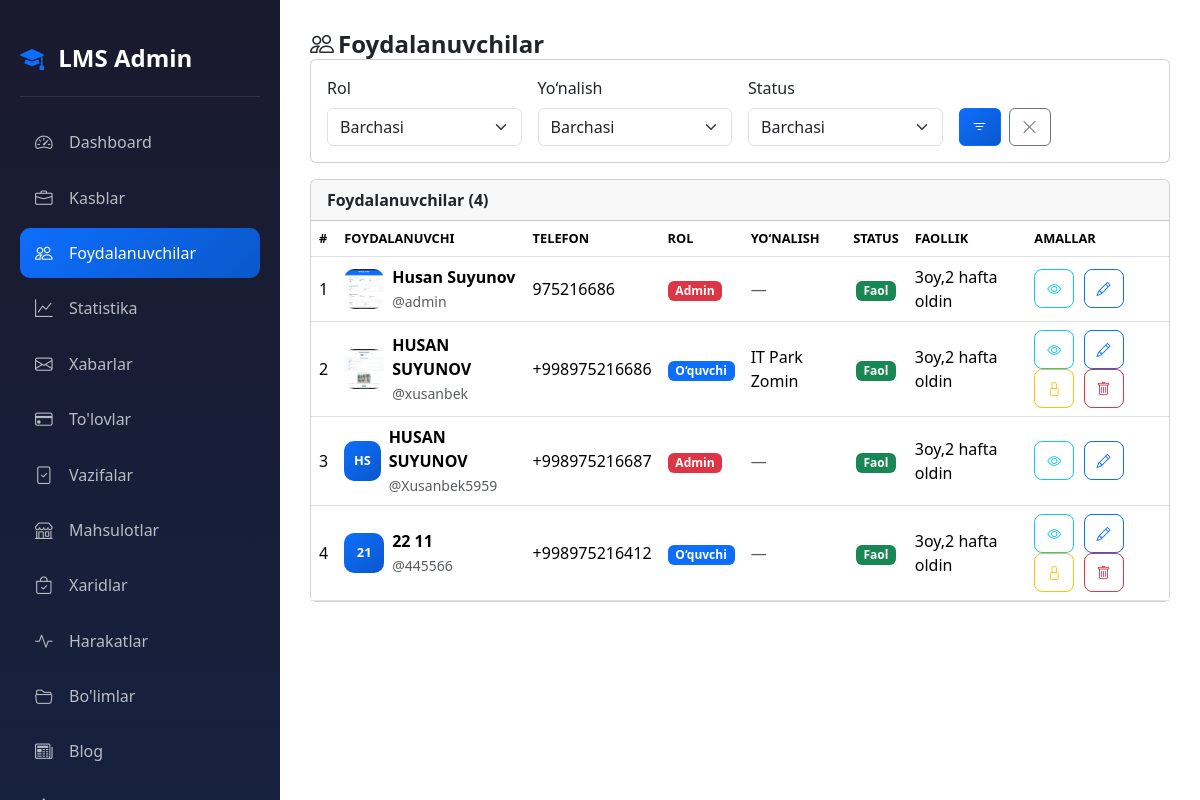
The app's page /dashboard/users/ (signed in) with its own data.
### accounts/models.py (models this page shows, shortened)
class CustomUser(AbstractUser):
    ROLE_CHOICES = (
        ('admin', 'Admin'),
        ('teacher', 'O\'qituvchi'),
        ('student', 'O\'quvchi'),
    )
    first_name = models.CharField(max_length=100, verbose_name="Ism")
    last_name = models.CharField(max_length=100, verbose_name="Familiya")
    phone = models.CharField(max_length=20, unique=True, verbose_name="Telefon raqam")
    role = models.CharField(max_length=20, choices=ROLE_CHOICES, default='student', verbose_name="Rol")
    photo = models.ImageField(upload_to='profiles/', blank=True, null=True, verbose_name="Profil rasmi")
    profession = models.ForeignKey(Profession, on_delete=models.SET_NULL, null=True, blank=True, related_name='students', verbose_name="Yo'nalish")
    is_blocked = models.BooleanField(default=False, verbose_name="Bloklangan")
    last_activity = models.DateTimeField(null=True, blank=True, verbose_name="Oxirgi faollik")
    bio = models.TextField(blank=True, null=True, verbose_name="O'zi haqida")
    coins = models.IntegerField(default=0, verbose_name="Coinlar")
    total_online_time = models.IntegerField(default=0, verbose_name="Jami online vaqt (daqiqa)")
    address = models.CharField(max_length=300, blank=True, null=True, verbose_name="Yashash manzili")
    birth_date = models.DateField(null=True, blank=True, verbose_name="Tug'ilgan kuni")
    id_card = models.FileField(upload_to='documents/id_cards/', blank=True, null=True, verbose_name="ID karta/Pasport")
    birth_certificate = models.FileField(upload_to='documents/birth_certificates/', blank=True, null=True, verbose_name="Tug'ilganlik haqida guvohnoma")
    @property
    def is_admin(self):
        return self.role == 'admin'
    @property
    def is_online(self):
        if self.last_activity:
            now = timezone.now()
            diff = now - self.last_activity
            return diff.total_seconds() < 300
        return False
    @property
    def full_name(self):
        return f"{self.first_name} {self.last_name}"
    def get_initials(self):
        first = self.first_name[0] if self.first_name else ''
        last = self.last_name[0] if self.last_name else ''
        return f"{first}{last}".upper()
    class Meta:
        verbose_name = "Foydalanuvchi"
        verbose_name_plural = "Foydalanuvchilar"

class Profession(models.Model):
    name = models.CharField(max_length=200, verbose_name="Kasb nomi")
    photo = models.ImageField(upload_to='professions/', verbose_name="Rasm")
    description = models.TextField(verbose_name="Kasb haqida")
    created_at = models.DateTimeField(auto_now_add=True)
    class Meta:
        verbose_name = "Kasb"
        verbose_name_plural = "Kasblar"
        ordering = ['-created_at']

### accounts/views.py (the view)
# urls.py: path('dashboard/users/', views.admin_users, name='admin_users'),
@login_required
def admin_users(request):
    if not request.user.is_admin:
        return redirect('home')
    role_filter = request.GET.get('role', '')
    profession_filter = request.GET.get('profession', '')
    status_filter = request.GET.get('status', '')
    users = CustomUser.objects.all()
    if role_filter:
        users = users.filter(role=role_filter)
    if profession_filter:
        users = users.filter(profession_id=profession_filter)
    if status_filter == 'blocked':
        users = users.filter(is_blocked=True)
    elif status_filter == 'active':
        users = users.filter(is_blocked=False)
    professions = Profession.objects.all()
    return render(request, 'accounts/admin/users.html', {
        'users': users,
        'professions': professions,
        'role_filter': role_filter,
        'profession_filter': profession_filter,
        'status_filter': status_filter,
    })

### accounts/management/commands/check_birthdays.py (called while the page is built, shortened)
    def handle(self, *args, **kwargs):
        today = timezone.now().date()
        users = CustomUser.objects.filter(birth_date__day=today.day, birth_date__month=today.month)
        if not users.exists():
            self.stdout.write(self.style.SUCCESS('No birthdays today.'))
            return

### accounts/templates/accounts/admin/users.html (shortened to what this page needs)
{% extends 'accounts/admin/base_admin.html' %}
{% block admin_content %}
<div class="admin-ios">
<h1 class="page-title">
    <i class="bi bi-people me-1"></i>Foydalanuvchilar
</h1>
<div class="card mb-3">
    <div class="card-body">
        <form method="GET" class="row g-3">
            <div class="col-md-3">
                <label class="form-label">Rol</label>
                <select name="role" class="form-select">
                    <option value="">Barchasi</option>
                </select>
            </div>
            <div class="col-md-3">
                <label class="form-label">Yo‘nalish</label>
                <select name="profession" class="form-select">
                    <option value="">Barchasi</option>
                </select>
            </div>
            <div class="col-md-3">
                <label class="form-label">Status</label>
                <select name="status" class="form-select">
                    <option value="">Barchasi</option>
                </select>
            </div>
            <div class="col-md-3 d-flex align-items-end gap-2">
                <button type="submit" class="btn btn-primary">
                    <i class="bi bi-filter"></i>
                </button>
                <a href="{% url 'admin_users' %}" class="btn btn-outline-secondary">
                    <i class="bi bi-x-lg"></i>
                </a>
            </div>
        </form>
    </div>
</div>
<div class="card">
    <div class="card-header">
        Foydalanuvchilar ({{ users.count }})
    </div>
    <div class="card-body p-0">
    {% if users %}
    <div class="table-responsive">
        <table class="table mb-0">
            <thead>
                <tr>
                    <th>#</th>
                    <th>Foydalanuvchi</th>
                    <th>Telefon</th>
                    <th>Rol</th>
                    <th>Yo‘nalish</th>
                    <th class="text-center">Status</th>
                    <th>Faollik</th>
                    <th>Amallar</th>
                </tr>
            </thead>
            <tbody>
            {% for u in users %}
            <tr>
                <td data-label="#"> {{ forloop.counter }} </td>
                <td data-label="Foydalanuvchi">
                    <div class="d-flex align-items-center gap-2">
                        {% if u.photo %}
                        <img src="{{ u.photo.url }}" class="user-avatar-sm">
                        {% else %}
                        <div class="user-avatar-placeholder">{{ u.get_initials }}</div>
                        {% endif %}
                        <div>
                            <strong>{{ u.full_name }}</strong>
                            <br><small class="text-muted">@{{ u.username }}</small>
                        </div>
                    </div>
                </td>
                <td data-label="Telefon">{{ u.phone }}</td>
                <td data-label="Rol">
                    <span class="badge
                        {% if u.role == 'admin' %}bg-danger
                        {% elif u.role == 'teacher' %}bg-success
                        {% else %}bg-primary{% endif %}">
                        {% if u.role == 'admin' %}Admin{% elif u.role == 'teacher' %}O‘qituvchi{% else %}O‘quvchi{% endif %}
                    </span>
                </td>
                <td data-label="Yo‘nalish">
                    {% if u.profession %}{{ u.profession.name }}{% else %}<span class="text-muted">—</span>{% endif %}
                </td>
                <td data-label="Status" class="text-center">
                    {% if u.is_blocked %}
                    <span class="badge bg-danger">Bloklangan</span>
                    {% else %}
                    <span class="badge bg-success">Faol</span>
                    {% endif %}
                </td>
                <td data-label="Faollik">
                    {% if u.last_activity %}
                        {{ u.last_activity|timesince }} oldin
                    {% else %}
                        <span class="text-muted">—</span>
                    {% endif %}
                </td>
                <td data-label="Amallar" class="action-btns">
                    <a href="{% url 'admin_user_view' u.pk %}" class="btn btn-sm btn-outline-info">
                        <i class="bi bi-eye"></i>
                    </a>
                    <a href="{% url 'admin_user_edit' u.pk %}" class="btn btn-sm btn-outline-primary">
                        <i class="bi bi-pencil"></i>
                    </a>
                    {% if not u.is_admin %}
                    <a href="{% url 'admin_user_block' u.pk %}" class="btn btn-sm btn-outline-warning">
                        <i class="bi bi-{% if u.is_blocked %}unlock{% else %}lock{% endif %}"></i>
                    </a>
                    <a href="{% url 'admin_user_delete' u.pk %}" class="btn btn-sm btn-outline-danger">
                        <i class="bi bi-trash"></i>
                    </a>
                    {% endif %}
                </td>
            </tr>
            {% endfor %}
            </tbody>
        </table>
    </div>
    {% else %}
    <div class="text-center py-5 text-muted">
        <i class="bi bi-people" style="font-size:2.5rem;"></i>
        <p class="mt-2 mb-0">Foydalanuvchilar topilmadi</p>
    </div>
    {% endif %}
    </div>
</div>
</div>
{% endblock %}

### static/css/base_admin.css (style rules this page uses)
:root { --primary-blue: #0d6efd; --dark-blue: #0a58ca; --primary-black: #212529; }
[data-bs-theme="light"] { --bg-color: #f0f2f5; --card-bg: #ffffff; --text-color: #212529; --border-color: #dee2e6; --sidebar-bg: #1a1a2e; --sidebar-text: #ffffff; }
body { background-color: var(--bg-color); color: var(--text-color); min-height: 100vh; transition: all 0.3s ease; }
.page-title { font-size: 1.5rem; font-weight: 700; color: var(--text-color); margin: 0; }
.card { background-color: var(--card-bg); border: 1px solid var(--border-color); border-radius: 15px; }
.card-header { background-color: transparent; border-bottom: 1px solid var(--border-color); padding: 20px 25px; font-weight: 600; }
.table { color: var(--text-color); }
.table th { border-color: var(--border-color); font-weight: 600; color: #6c757d; text-transform: uppercase; font-size: 0.8rem; }
.table td { border-color: var(--border-color); vertical-align: middle; }
.btn-primary { background: linear-gradient(135deg, var(--primary-blue), var(--dark-blue)); border: none; padding: 10px 20px; border-radius: 10px; font-weight: 600; }
.form-control, .form-select { background-color: var(--bg-color); border: 2px solid var(--border-color); color: var(--text-color); padding: 12px 15px; border-radius: 10px; }
.action-btns .btn { padding: 8px 12px; border-radius: 8px; margin-right: 5px; }
.user-avatar-sm { width: 40px; height: 40px; border-radius: 10px; object-fit: cover; }
.user-avatar-placeholder { width: 40px; height: 40px; border-radius: 10px; background: linear-gradient(135deg, var(--primary-blue), var(--dark-blue)); display: flex; align-items: center; justify-content: center; color: white; font-weight: 600; font-size: 0.8rem; }

### records on screen
CustomUser: photo (picture), full_name "Husan Suyunov", username "admin", phone "975216686", role "Admin", is_blocked "Faol", last_activity "3oy,2 hafta"
CustomUser: photo (picture), full_name "HUSAN SUYUNOV", username "xusanbek", phone "+998975216686", role "O‘quvchi", profession.name "IT Park Zomin", is_blocked "Faol", last_activity "3oy,2 hafta"
CustomUser: get_initials "HS", full_name "HUSAN SUYUNOV", username "Xusanbek5959", phone "+998975216687", role "Admin", is_blocked "Faol", last_activity "3oy,2 hafta"
CustomUser: get_initials "21", full_name "22 11", username "445566", phone "+998975216412", role "O‘quvchi", is_blocked "Faol", last_activity "3oy,2 hafta"

### other values on screen
{{ users.count }} "4"
